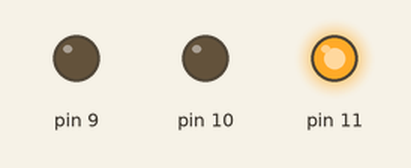
A sketch run on a simulated Arduino Uno, built with avr-gcc and run on an emulated ATmega328P. Parts: output pins drawn as LEDs (lit = HIGH).

Above: at 0.05 s.
At 1.5 s:
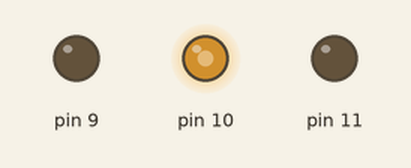
At 2.95 s:
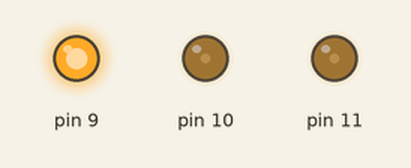
Timing chart, 0 to 6.9 s (numbered marks = the images above):
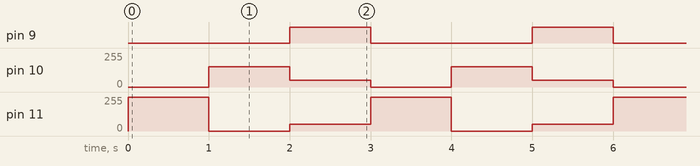

Measured:
- by itself, pin 9: alternates HIGH for 1.0 s and LOW for 2.0 s
- by itself, pin 10: repeats every 3.0 s: 51/255 1.0 s, 0/255 1.0 s, 153/255 1.0 s
- by itself, pin 11: repeats every 3.0 s: 0/255 1.0 s, 51/255 1.0 s, 255/255 1.0 s

The sketch:

Led_RGB.ino
```cpp
void setup()
{
  pinMode(11, OUTPUT);
  pinMode(10, OUTPUT);
  pinMode(9, OUTPUT);
}

void loop()
{
  analogWrite(11, 255);
  analogWrite(10, 0);
  analogWrite(9, 0);
  delay(1000); // Wait for 1000 millisecond(s)
  analogWrite(11, 0);
  analogWrite(10, 153);
  analogWrite(9, 0);
  delay(1000); // Wait for 1000 millisecond(s)
  analogWrite(11, 51);
  analogWrite(10, 51);
  analogWrite(9, 255);
  delay(1000); // Wait for 1000 millisecond(s)
}
```
